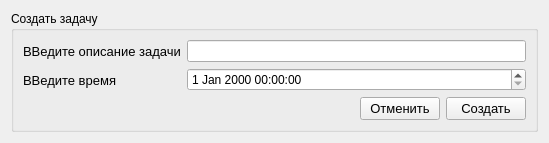
<?xml version="1.0" encoding="UTF-8"?>
<ui version="4.0">
 <class>FormCreateTask</class>
 <widget class="QWidget" name="FormCreateTask">
  <property name="geometry">
   <rect>
    <x>0</x>
    <y>0</y>
    <width>549</width>
    <height>143</height>
   </rect>
  </property>
  <property name="minimumSize">
   <size>
    <width>132</width>
    <height>132</height>
   </size>
  </property>
  <property name="windowTitle">
   <string>Cоздать задачу</string>
  </property>
  <layout class="QVBoxLayout" name="verticalLayout_6">
   <item>
    <widget class="QGroupBox" name="groupBox">
     <property name="title">
      <string>Создать задачу</string>
     </property>
     <layout class="QVBoxLayout" name="verticalLayout_5">
      <item>
       <layout class="QVBoxLayout" name="verticalLayout_4">
        <item>
         <layout class="QVBoxLayout" name="verticalLayout_3">
          <item>
           <layout class="QHBoxLayout" name="horizontalLayout">
            <item>
             <layout class="QVBoxLayout" name="verticalLayout">
              <item>
               <widget class="QLabel" name="label_1_create">
                <property name="font">
                 <font>
                  <pointsize>10</pointsize>
                 </font>
                </property>
                <property name="text">
                 <string>ВВедите описание задачи</string>
                </property>
               </widget>
              </item>
              <item>
               <widget class="QLabel" name="label_2_create">
                <property name="font">
                 <font>
                  <pointsize>10</pointsize>
                 </font>
                </property>
                <property name="text">
                 <string>ВВедите время</string>
                </property>
               </widget>
              </item>
             </layout>
            </item>
            <item>
             <layout class="QVBoxLayout" name="verticalLayout_2">
              <item>
               <widget class="QLineEdit" name="lineEdit_task_create"/>
              </item>
              <item>
               <widget class="QDateTimeEdit" name="dateTimeEdit_create"/>
              </item>
             </layout>
            </item>
           </layout>
          </item>
         </layout>
        </item>
        <item>
         <layout class="QHBoxLayout" name="horizontalLayout_2">
          <item>
           <spacer name="horizontalSpacer">
            <property name="orientation">
             <enum>Qt::Horizontal</enum>
            </property>
            <property name="sizeHint" stdset="0">
             <size>
              <width>40</width>
              <height>20</height>
             </size>
            </property>
           </spacer>
          </item>
          <item>
           <widget class="QPushButton" name="pushButton_1_create">
            <property name="font">
             <font>
              <pointsize>10</pointsize>
             </font>
            </property>
            <property name="text">
             <string>Отменить</string>
            </property>
           </widget>
          </item>
          <item>
           <widget class="QPushButton" name="pushButton_2_create">
            <property name="font">
             <font>
              <pointsize>10</pointsize>
             </font>
            </property>
            <property name="text">
             <string>Создать</string>
            </property>
           </widget>
          </item>
         </layout>
        </item>
       </layout>
      </item>
     </layout>
    </widget>
   </item>
  </layout>
 </widget>
 <resources/>
 <connections/>
</ui>
